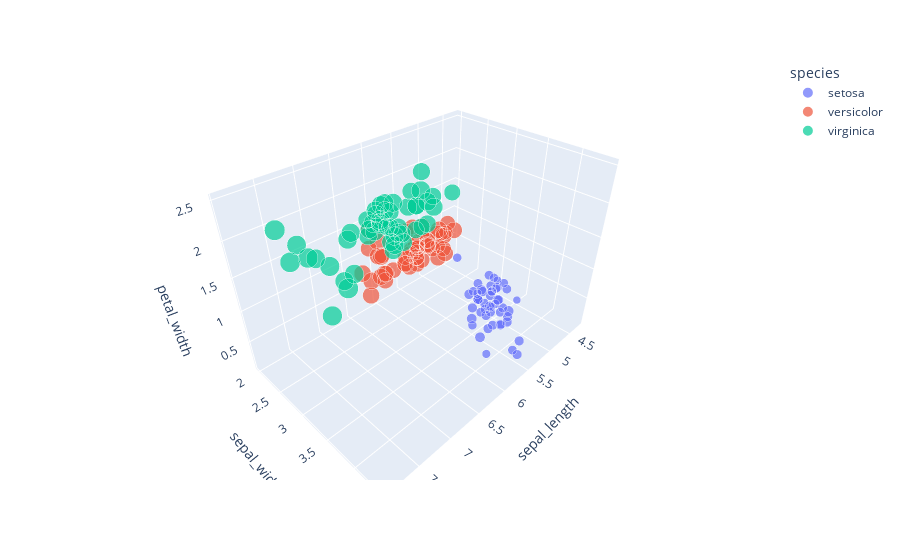

The notebook cell saved with this chart:
### Code cell
# interactive plot with plotly as in the  webpage
import plotly.express as px
df = px.data.iris()
fig = px.scatter_3d(df, x='sepal_length', y='sepal_width', z='petal_width',color='species', size = 'petal_length')
fig.show()

### Figure 1 — Plotly figure (JSON) as saved in the notebook; plotly's stock layout.template omitted (floating-point values rounded to 4 significant figures)
{"data": [{"hovertemplate": "species=setosa<br>sepal_length=%{x}<br>sepal_width=%{y}<br>petal_width=%{z}<br>petal_length=%{marker.size}<extra></extra>", "legendgroup": "setosa", "marker": {"color": "#636efa", "size": [1.4, 1.4, 1.3, 1.5, 1.4, 1.7, 1.4, 1.5, 1.4, 1.5, 1.5, 1.6, 1.4, 1.1, 1.2, 1.5, 1.3, 1.4, 1.7, 1.5, 1.7, 1.5, 1, 1.7, 1.9, 1.6, 1.6, 1.5, 1.4, 1.6, 1.6, 1.5, 1.5, 1.4, 1.5, 1.2, 1.3, 1.5, 1.3, 1.5, 1.3, 1.3, 1.3, 1.6, 1.9, 1.4, 1.6, 1.4, 1.5, 1.4], "sizemode": "area", "sizeref": 0.01725, "symbol": "circle"}, "mode": "markers", "name": "setosa", "scene": "scene", "showlegend": true, "type": "scatter3d", "x": [5.1, 4.9, 4.7, 4.6, 5, 5.4, 4.6, 5, 4.4, 4.9, 5.4, 4.8, 4.8, 4.3, 5.8, 5.7, 5.4, 5.1, 5.7, 5.1, 5.4, 5.1, 4.6, 5.1, 4.8, 5, 5, 5.2, 5.2, 4.7, 4.8, 5.4, 5.2, 5.5, 4.9, 5, 5.5, 4.9, 4.4, 5.1, 5, 4.5, 4.4, 5, 5.1, 4.8, 5.1, 4.6, 5.3, 5], "y": [3.5, 3, 3.2, 3.1, 3.6, 3.9, 3.4, 3.4, 2.9, 3.1, 3.7, 3.4, 3, 3, 4, 4.4, 3.9, 3.5, 3.8, 3.8, 3.4, 3.7, 3.6, 3.3, 3.4, 3, 3.4, 3.5, 3.4, 3.2, 3.1, 3.4, 4.1, 4.2, 3.1, 3.2, 3.5, 3.1, 3, 3.4, 3.5, 2.3, 3.2, 3.5, 3.8, 3, 3.8, 3.2, 3.7, 3.3], "z": [0.2, 0.2, 0.2, 0.2, 0.2, 0.4, 0.3, 0.2, 0.2, 0.1, 0.2, 0.2, 0.1, 0.1, 0.2, 0.4, 0.4, 0.3, 0.3, 0.3, 0.2, 0.4, 0.2, 0.5, 0.2, 0.2, 0.4, 0.2, 0.2, 0.2, 0.2, 0.4, 0.1, 0.2, 0.1, 0.2, 0.2, 0.1, 0.2, 0.2, 0.3, 0.3, 0.2, 0.6, 0.4, 0.3, 0.2, 0.2, 0.2, 0.2]}, {"hovertemplate": "species=versicolor<br>sepal_length=%{x}<br>sepal_width=%{y}<br>petal_width=%{z}<br>petal_length=%{marker.size}<extra></extra>", "legendgroup": "versicolor", "marker": {"color": "#EF553B", "size": [4.7, 4.5, 4.9, 4, 4.6, 4.5, 4.7, 3.3, 4.6, 3.9, 3.5, 4.2, 4, 4.7, 3.6, 4.4, 4.5, 4.1, 4.5, 3.9, 4.8, 4, 4.9, 4.7, 4.3, 4.4, 4.8, 5, 4.5, 3.5, 3.8, 3.7, 3.9, 5.1, 4.5, 4.5, 4.7, 4.4, 4.1, 4, 4.4, 4.6, 4, 3.3, 4.2, 4.2, 4.2, 4.3, 3, 4.1], "sizemode": "area", "sizeref": 0.01725, "symbol": "circle"}, "mode": "markers", "name": "versicolor", "scene": "scene", "showlegend": true, "type": "scatter3d", "x": [7, 6.4, 6.9, 5.5, 6.5, 5.7, 6.3, 4.9, 6.6, 5.2, 5, 5.9, 6, 6.1, 5.6, 6.7, 5.6, 5.8, 6.2, 5.6, 5.9, 6.1, 6.3, 6.1, 6.4, 6.6, 6.8, 6.7, 6, 5.7, 5.5, 5.5, 5.8, 6, 5.4, 6, 6.7, 6.3, 5.6, 5.5, 5.5, 6.1, 5.8, 5, 5.6, 5.7, 5.7, 6.2, 5.1, 5.7], "y": [3.2, 3.2, 3.1, 2.3, 2.8, 2.8, 3.3, 2.4, 2.9, 2.7, 2, 3, 2.2, 2.9, 2.9, 3.1, 3, 2.7, 2.2, 2.5, 3.2, 2.8, 2.5, 2.8, 2.9, 3, 2.8, 3, 2.9, 2.6, 2.4, 2.4, 2.7, 2.7, 3, 3.4, 3.1, 2.3, 3, 2.5, 2.6, 3, 2.6, 2.3, 2.7, 3, 2.9, 2.9, 2.5, 2.8], "z": [1.4, 1.5, 1.5, 1.3, 1.5, 1.3, 1.6, 1, 1.3, 1.4, 1, 1.5, 1, 1.4, 1.3, 1.4, 1.5, 1, 1.5, 1.1, 1.8, 1.3, 1.5, 1.2, 1.3, 1.4, 1.4, 1.7, 1.5, 1, 1.1, 1, 1.2, 1.6, 1.5, 1.6, 1.5, 1.3, 1.3, 1.3, 1.2, 1.4, 1.2, 1, 1.3, 1.2, 1.3, 1.3, 1.1, 1.3]}, {"hovertemplate": "species=virginica<br>sepal_length=%{x}<br>sepal_width=%{y}<br>petal_width=%{z}<br>petal_length=%{marker.size}<extra></extra>", "legendgroup": "virginica", "marker": {"color": "#00cc96", "size": [6, 5.1, 5.9, 5.6, 5.8, 6.6, 4.5, 6.3, 5.8, 6.1, 5.1, 5.3, 5.5, 5, 5.1, 5.3, 5.5, 6.7, 6.9, 5, 5.7, 4.9, 6.7, 4.9, 5.7, 6, 4.8, 4.9, 5.6, 5.8, 6.1, 6.4, 5.6, 5.1, 5.6, 6.1, 5.6, 5.5, 4.8, 5.4, 5.6, 5.1, 5.1, 5.9, 5.7, 5.2, 5, 5.2, 5.4, 5.1], "sizemode": "area", "sizeref": 0.01725, "symbol": "circle"}, "mode": "markers", "name": "virginica", "scene": "scene", "showlegend": true, "type": "scatter3d", "x": [6.3, 5.8, 7.1, 6.3, 6.5, 7.6, 4.9, 7.3, 6.7, 7.2, 6.5, 6.4, 6.8, 5.7, 5.8, 6.4, 6.5, 7.7, 7.7, 6, 6.9, 5.6, 7.7, 6.3, 6.7, 7.2, 6.2, 6.1, 6.4, 7.2, 7.4, 7.9, 6.4, 6.3, 6.1, 7.7, 6.3, 6.4, 6, 6.9, 6.7, 6.9, 5.8, 6.8, 6.7, 6.7, 6.3, 6.5, 6.2, 5.9], "y": [3.3, 2.7, 3, 2.9, 3, 3, 2.5, 2.9, 2.5, 3.6, 3.2, 2.7, 3, 2.5, 2.8, 3.2, 3, 3.8, 2.6, 2.2, 3.2, 2.8, 2.8, 2.7, 3.3, 3.2, 2.8, 3, 2.8, 3, 2.8, 3.8, 2.8, 2.8, 2.6, 3, 3.4, 3.1, 3, 3.1, 3.1, 3.1, 2.7, 3.2, 3.3, 3, 2.5, 3, 3.4, 3], "z": [2.5, 1.9, 2.1, 1.8, 2.2, 2.1, 1.7, 1.8, 1.8, 2.5, 2, 1.9, 2.1, 2, 2.4, 2.3, 1.8, 2.2, 2.3, 1.5, 2.3, 2, 2, 1.8, 2.1, 1.8, 1.8, 1.8, 2.1, 1.6, 1.9, 2, 2.2, 1.5, 1.4, 2.3, 2.4, 1.8, 1.8, 2.1, 2.4, 2.3, 1.9, 2.3, 2.5, 2.3, 1.9, 2, 2.3, 1.8]}], "layout": {"legend": {"itemsizing": "constant", "title": {"text": "species"}, "tracegroupgap": 0}, "margin": {"t": 60}, "scene": {"domain": {"x": [0, 1], "y": [0, 1]}, "xaxis": {"title": {"text": "sepal_length"}}, "yaxis": {"title": {"text": "sepal_width"}}, "zaxis": {"title": {"text": "petal_width"}}}}}
